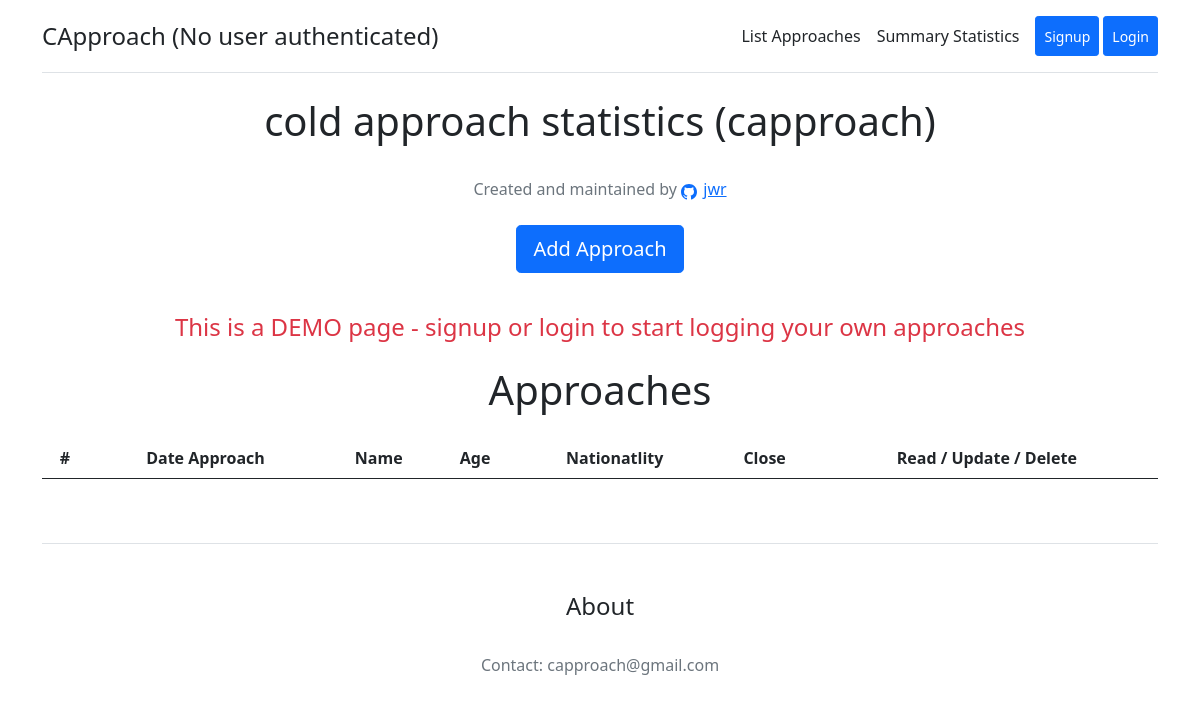
Before: / with the older database file.
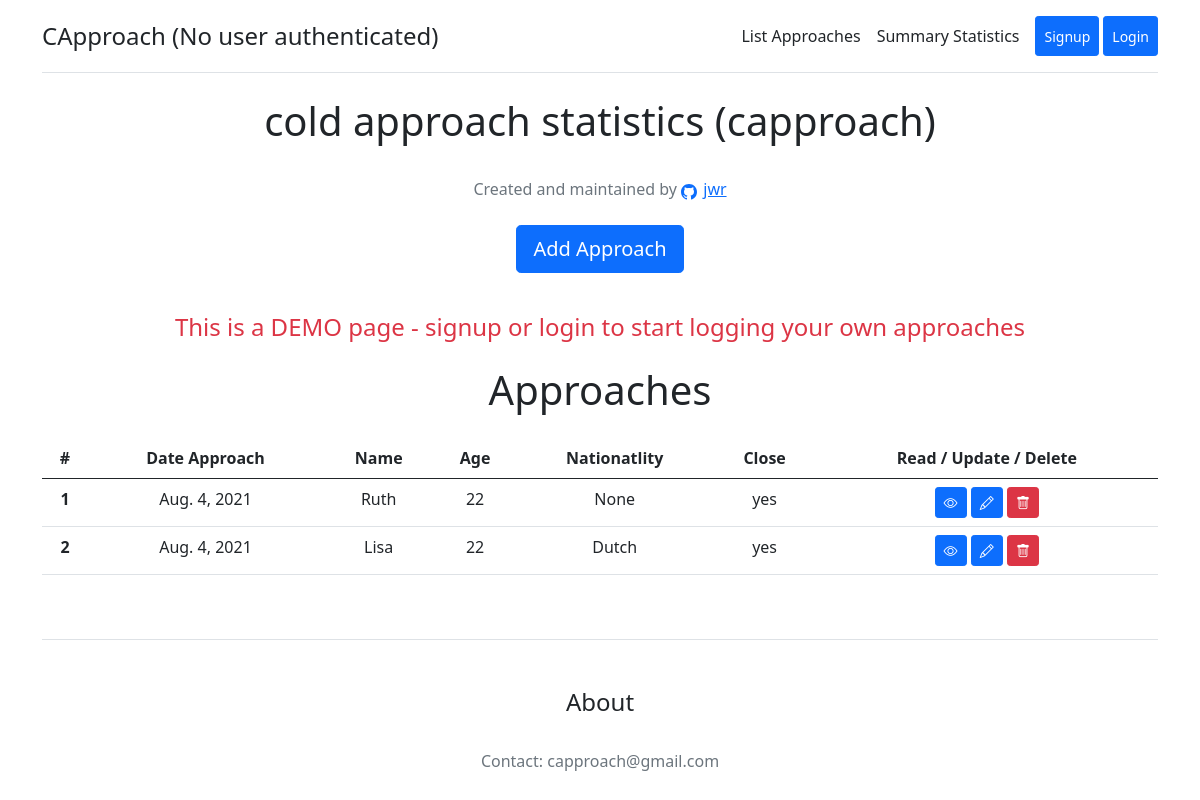
After: the same page with the newer database file.
### core/models.py (models this page shows, shortened)
class Contact(models.Model):
	AGE_CHOICES = [(i,i) for i in range(15, 50)]
	DURATION_CHOICES = [('Short', 'Short'), ('Medium', 'Medium'), ('Long', 'Long')]
	INTERACTION_CHOICES = [(i,i) for i in range(1, 11)]
	LOOKS_CHOICES = [(i,i) for i in range(1, 11)]
	BOOLEAN_CHOICES = [('yes', 'Yes'),('no', 'No')]
	date_approach = models.DateField(default=timezone.now)
	time_approach = models.TimeField(default=timezone.now)
	name = models.CharField(max_length=30, blank=False)
	age = models.IntegerField(blank=True, null=True, choices=AGE_CHOICES, default=22)
	nationality = models.CharField(max_length=30, blank=True, null=True)
	duration = models.CharField(max_length=30, choices=DURATION_CHOICES, default='Medium', blank=True, null=True)
	interaction = models.IntegerField(blank=True, null=True, choices=INTERACTION_CHOICES, default=7)
	looks = models.IntegerField(blank=True, null=True, choices=LOOKS_CHOICES, default=7)
	close = models.CharField(max_length=30, choices=BOOLEAN_CHOICES, default='yes', blank=True)
	reply = models.CharField(max_length=30, choices=BOOLEAN_CHOICES, default='no', blank=True)
	date = models.CharField(max_length=30, choices=BOOLEAN_CHOICES, default='no', blank=True)
	lay = models.CharField(max_length=30, choices=BOOLEAN_CHOICES, default='no', blank=True)
	comments = models.TextField(blank = True, max_length=300)
	created_at = models.DateTimeField(editable=False, default=timezone.now)
	updated_at = models.DateTimeField(editable=False, default=timezone.now)
	created_by = models.ForeignKey(User, on_delete=models.CASCADE, null=True, blank=True, editable=False)

### core/views.py (the view)
# urls.py: path('', views.ContactListView.as_view(), name='contact_list'),
class ContactListView(ListView):
	template_name = 'core/contact_list.html'
	model = Contact
	def get_context_data(self, **kwargs):
		context = super().get_context_data(**kwargs)
		user = self.request.user
		userid = self.request.user.id
		if userid == None:
			userid = 3
			context['contact_demo_text'] = 'This is a DEMO page - signup or login to start logging your own approaches'
		context['contact_list'] = Contact.objects \
		.filter(created_by_id=userid) \
		.order_by('-date_approach', '-time_approach')
		return context

### core/templates/core/contact_list.html
{% extends 'core/base.html' %}
{% block content %}
<main>
	<h2 class="display-6 text-center mb-4">Approaches</h2>
	<div class="table-responsive">
		<table class="table text-center">
			<thead>
				<tr>
					<th>#</th>
					<th>Date Approach</th>
					<th>Name</th>
					<th>Age</th>
					<th>Nationatlity</th>
					<th>Close</th>
					<th>Read / Update / Delete</th>
				</tr>
			</thead>
			<tbody>
				{% for contact in contact_list %}
					{% if contact.close == 0 and contact.reply == 0 and contact.date == 0 and contact.lay == 0 %}
					<tr class="table-active">
					{% elif contact.close == 1 and contact.reply == 0 and contact.date == 0 and contact.lay == 0 %}
					<tr>
					{% elif contact.close == 1 and contact.reply == 1 and contact.date == 0 and contact.lay == 0 %}
					<tr class="table-primary">
					{% elif contact.close == 1 and contact.reply == 1 and contact.date == 1 and contact.lay == 0 %}
					<tr class="table-warning">
					{% elif contact.close == 1 and contact.reply == 1 and contact.date == 1 and contact.lay == 1 %}
					<tr class="table-success">
					{% else %}
					<tr>
					{% endif %}
					<th class="text-center" scope="row">{{ forloop.counter }}</th>
					<td>{{ contact.date_approach }}</td>
					<td>{{ contact.name }}</td>
					<td>{{ contact.age }}</td>
					<td>{{ contact.nationality }}</td>
					<td>{{ contact.close }}</td>
					<td>
					<button type="button" class="contact-read bs-modal btn btn-sm btn-primary" data-form-url="{% url 'contact_read' contact.pk %}">
						<i class="bi-eye"></i>
					</button>
					<button type="button" class="contact-update bs-modal btn btn-sm btn-primary" data-form-url="{% url 'contact_update' contact.pk %}">
						<i class="bi-pencil"></i>
					</button>
					<button type="button" class="contact-delete bs-modal btn btn-sm btn-danger" data-form-url="{% url 'contact_delete' contact.pk %}">
						<i class="bi-trash"></i>
					</button>
					</td>
				</tr>
				{% endfor %}
			</tbody>
		</table>
	</div>
</main>
{% endblock %}

Changed rows visible on the page:
added Contact: date_approach "Aug. 4, 2021", name "Ruth", age "22", nationality "None", close "yes"
added Contact: date_approach "Aug. 4, 2021", name "Lisa", age "22", nationality "Dutch", close "yes"
